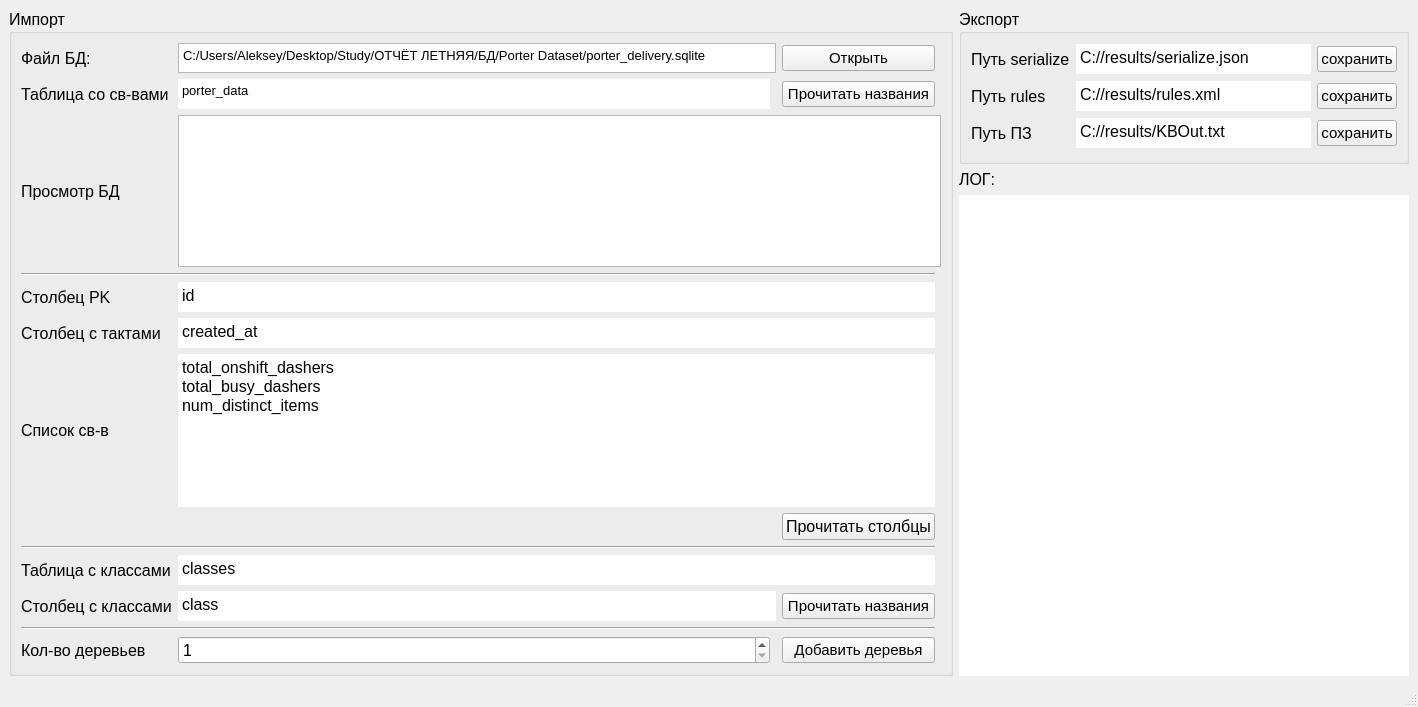
<?xml version="1.0" encoding="UTF-8"?>
<ui version="4.0">
 <class>MainWindow</class>
 <widget class="QMainWindow" name="MainWindow">
  <property name="geometry">
   <rect>
    <x>0</x>
    <y>0</y>
    <width>1418</width>
    <height>707</height>
   </rect>
  </property>
  <property name="windowTitle">
   <string>MainWindow</string>
  </property>
  <widget class="QWidget" name="centralwidget">
   <layout class="QGridLayout" name="gridLayout_3">
    <item row="0" column="0" rowspan="3">
     <widget class="QGroupBox" name="groupBox">
      <property name="font">
       <font>
        <pointsize>12</pointsize>
       </font>
      </property>
      <property name="title">
       <string>Импорт</string>
      </property>
      <layout class="QGridLayout" name="gridLayout">
       <item row="12" column="0">
        <widget class="QLabel" name="label_10">
         <property name="font">
          <font>
           <pointsize>12</pointsize>
          </font>
         </property>
         <property name="text">
          <string>Столбец с классами</string>
         </property>
        </widget>
       </item>
       <item row="6" column="1" colspan="3">
        <widget class="QPlainTextEdit" name="teColumnTick">
         <property name="maximumSize">
          <size>
           <width>800</width>
           <height>30</height>
          </size>
         </property>
         <property name="font">
          <font>
           <pointsize>12</pointsize>
          </font>
         </property>
         <property name="frameShape">
          <enum>QFrame::NoFrame</enum>
         </property>
         <property name="frameShadow">
          <enum>QFrame::Sunken</enum>
         </property>
         <property name="plainText">
          <string>created_at</string>
         </property>
        </widget>
       </item>
       <item row="10" column="1" colspan="3">
        <widget class="QPlainTextEdit" name="teClassTable">
         <property name="maximumSize">
          <size>
           <width>800</width>
           <height>30</height>
          </size>
         </property>
         <property name="font">
          <font>
           <pointsize>12</pointsize>
          </font>
         </property>
         <property name="frameShape">
          <enum>QFrame::NoFrame</enum>
         </property>
         <property name="frameShadow">
          <enum>QFrame::Sunken</enum>
         </property>
         <property name="plainText">
          <string>classes</string>
         </property>
        </widget>
       </item>
       <item row="8" column="3">
        <widget class="QPushButton" name="btnReadColums">
         <property name="text">
          <string>Прочитать столбцы</string>
         </property>
        </widget>
       </item>
       <item row="2" column="3">
        <widget class="QPushButton" name="btnReadTable">
         <property name="font">
          <font>
           <pointsize>11</pointsize>
          </font>
         </property>
         <property name="text">
          <string>Прочитать названия</string>
         </property>
        </widget>
       </item>
       <item row="12" column="1" colspan="2">
        <widget class="QPlainTextEdit" name="teClassColumn">
         <property name="maximumSize">
          <size>
           <width>800</width>
           <height>30</height>
          </size>
         </property>
         <property name="font">
          <font>
           <pointsize>12</pointsize>
          </font>
         </property>
         <property name="frameShape">
          <enum>QFrame::NoFrame</enum>
         </property>
         <property name="frameShadow">
          <enum>QFrame::Sunken</enum>
         </property>
         <property name="plainText">
          <string>class</string>
         </property>
        </widget>
       </item>
       <item row="0" column="3">
        <widget class="QPushButton" name="btnOpenDB">
         <property name="font">
          <font>
           <pointsize>11</pointsize>
          </font>
         </property>
         <property name="text">
          <string>Открыть</string>
         </property>
        </widget>
       </item>
       <item row="10" column="0">
        <widget class="QLabel" name="label_6">
         <property name="font">
          <font>
           <pointsize>12</pointsize>
          </font>
         </property>
         <property name="text">
          <string>Таблица с классами</string>
         </property>
        </widget>
       </item>
       <item row="14" column="0">
        <widget class="QLabel" name="label_7">
         <property name="font">
          <font>
           <pointsize>12</pointsize>
          </font>
         </property>
         <property name="text">
          <string>Кол-во деревьев</string>
         </property>
        </widget>
       </item>
       <item row="2" column="1">
        <widget class="QPlainTextEdit" name="teAttrName">
         <property name="maximumSize">
          <size>
           <width>800</width>
           <height>30</height>
          </size>
         </property>
         <property name="font">
          <font>
           <pointsize>10</pointsize>
          </font>
         </property>
         <property name="frameShape">
          <enum>QFrame::NoFrame</enum>
         </property>
         <property name="frameShadow">
          <enum>QFrame::Sunken</enum>
         </property>
         <property name="plainText">
          <string>porter_data</string>
         </property>
        </widget>
       </item>
       <item row="13" column="0" colspan="4">
        <widget class="Line" name="line_2">
         <property name="orientation">
          <enum>Qt::Horizontal</enum>
         </property>
        </widget>
       </item>
       <item row="6" column="0">
        <widget class="QLabel" name="label_4">
         <property name="font">
          <font>
           <pointsize>12</pointsize>
          </font>
         </property>
         <property name="text">
          <string>Столбец с тактами</string>
         </property>
        </widget>
       </item>
       <item row="9" column="0" colspan="4">
        <widget class="Line" name="line">
         <property name="orientation">
          <enum>Qt::Horizontal</enum>
         </property>
        </widget>
       </item>
       <item row="14" column="1">
        <widget class="QSpinBox" name="sbTreeCount">
         <property name="font">
          <font>
           <pointsize>12</pointsize>
          </font>
         </property>
         <property name="minimum">
          <number>1</number>
         </property>
         <property name="maximum">
          <number>10000</number>
         </property>
         <property name="value">
          <number>1</number>
         </property>
        </widget>
       </item>
       <item row="5" column="1" colspan="3">
        <widget class="QPlainTextEdit" name="tePK">
         <property name="maximumSize">
          <size>
           <width>800</width>
           <height>30</height>
          </size>
         </property>
         <property name="font">
          <font>
           <pointsize>12</pointsize>
          </font>
         </property>
         <property name="frameShape">
          <enum>QFrame::NoFrame</enum>
         </property>
         <property name="frameShadow">
          <enum>QFrame::Sunken</enum>
         </property>
         <property name="plainText">
          <string>id</string>
         </property>
        </widget>
       </item>
       <item row="14" column="3">
        <widget class="QPushButton" name="btnAddTrees">
         <property name="font">
          <font>
           <pointsize>11</pointsize>
          </font>
         </property>
         <property name="text">
          <string>Добавить деревья</string>
         </property>
        </widget>
       </item>
       <item row="4" column="0" colspan="4">
        <widget class="Line" name="line_3">
         <property name="orientation">
          <enum>Qt::Horizontal</enum>
         </property>
        </widget>
       </item>
       <item row="12" column="3">
        <widget class="QPushButton" name="btnReadClasses">
         <property name="font">
          <font>
           <pointsize>11</pointsize>
          </font>
         </property>
         <property name="text">
          <string>Прочитать названия</string>
         </property>
        </widget>
       </item>
       <item row="2" column="0">
        <widget class="QLabel" name="label_2">
         <property name="font">
          <font>
           <pointsize>12</pointsize>
          </font>
         </property>
         <property name="text">
          <string>Таблица со св-вами</string>
         </property>
        </widget>
       </item>
       <item row="5" column="0">
        <widget class="QLabel" name="label_3">
         <property name="font">
          <font>
           <pointsize>12</pointsize>
          </font>
         </property>
         <property name="text">
          <string>Столбец PK</string>
         </property>
        </widget>
       </item>
       <item row="3" column="1" colspan="4">
        <widget class="QTableView" name="tableView">
         <property name="font">
          <font>
           <pointsize>9</pointsize>
          </font>
         </property>
        </widget>
       </item>
       <item row="7" column="1" colspan="3">
        <widget class="QPlainTextEdit" name="teAllAttrs">
         <property name="minimumSize">
          <size>
           <width>0</width>
           <height>105</height>
          </size>
         </property>
         <property name="maximumSize">
          <size>
           <width>16777215</width>
           <height>50000</height>
          </size>
         </property>
         <property name="font">
          <font>
           <pointsize>12</pointsize>
          </font>
         </property>
         <property name="frameShape">
          <enum>QFrame::NoFrame</enum>
         </property>
         <property name="frameShadow">
          <enum>QFrame::Sunken</enum>
         </property>
         <property name="plainText">
          <string>total_onshift_dashers
total_busy_dashers
num_distinct_items</string>
         </property>
        </widget>
       </item>
       <item row="0" column="1" colspan="2">
        <widget class="QPlainTextEdit" name="teDBFile">
         <property name="maximumSize">
          <size>
           <width>16777215</width>
           <height>30</height>
          </size>
         </property>
         <property name="font">
          <font>
           <pointsize>10</pointsize>
          </font>
         </property>
         <property name="plainText">
          <string>C:/Users/Aleksey/Desktop/Study/ОТЧЁТ ЛЕТНЯЯ/БД/Porter Dataset/porter_delivery.sqlite</string>
         </property>
        </widget>
       </item>
       <item row="0" column="0">
        <widget class="QLabel" name="label">
         <property name="font">
          <font>
           <pointsize>12</pointsize>
          </font>
         </property>
         <property name="text">
          <string>Файл БД:</string>
         </property>
        </widget>
       </item>
       <item row="3" column="0">
        <widget class="QLabel" name="label_11">
         <property name="text">
          <string>Просмотр БД</string>
         </property>
        </widget>
       </item>
       <item row="7" column="0">
        <widget class="QLabel" name="label_5">
         <property name="font">
          <font>
           <pointsize>12</pointsize>
          </font>
         </property>
         <property name="text">
          <string>Список св-в</string>
         </property>
        </widget>
       </item>
      </layout>
     </widget>
    </item>
    <item row="1" column="1">
     <widget class="QLabel" name="label_8">
      <property name="maximumSize">
       <size>
        <width>450</width>
        <height>16777215</height>
       </size>
      </property>
      <property name="font">
       <font>
        <pointsize>12</pointsize>
       </font>
      </property>
      <property name="text">
       <string>ЛОГ:</string>
      </property>
     </widget>
    </item>
    <item row="2" column="1">
     <widget class="QTextEdit" name="teLog">
      <property name="maximumSize">
       <size>
        <width>450</width>
        <height>16777215</height>
       </size>
      </property>
      <property name="font">
       <font>
        <pointsize>13</pointsize>
       </font>
      </property>
      <property name="frameShape">
       <enum>QFrame::NoFrame</enum>
      </property>
     </widget>
    </item>
    <item row="0" column="1">
     <widget class="QGroupBox" name="groupBox_2">
      <property name="maximumSize">
       <size>
        <width>450</width>
        <height>155</height>
       </size>
      </property>
      <property name="font">
       <font>
        <pointsize>12</pointsize>
       </font>
      </property>
      <property name="title">
       <string>Экспорт</string>
      </property>
      <layout class="QGridLayout" name="gridLayout_2">
       <item row="2" column="1">
        <widget class="QPlainTextEdit" name="ExportDirP">
         <property name="maximumSize">
          <size>
           <width>16777215</width>
           <height>30</height>
          </size>
         </property>
         <property name="font">
          <font>
           <pointsize>12</pointsize>
          </font>
         </property>
         <property name="frameShape">
          <enum>QFrame::NoFrame</enum>
         </property>
         <property name="plainText">
          <string>C://results/KBOut.txt</string>
         </property>
        </widget>
       </item>
       <item row="0" column="1">
        <widget class="QPlainTextEdit" name="teExportDirS">
         <property name="maximumSize">
          <size>
           <width>16777215</width>
           <height>30</height>
          </size>
         </property>
         <property name="font">
          <font>
           <pointsize>12</pointsize>
          </font>
         </property>
         <property name="frameShape">
          <enum>QFrame::NoFrame</enum>
         </property>
         <property name="plainText">
          <string>C://results/serialize.json</string>
         </property>
        </widget>
       </item>
       <item row="2" column="0">
        <widget class="QLabel" name="label_12">
         <property name="font">
          <font>
           <pointsize>12</pointsize>
          </font>
         </property>
         <property name="text">
          <string>Путь ПЗ</string>
         </property>
        </widget>
       </item>
       <item row="1" column="0">
        <widget class="QLabel" name="label_9">
         <property name="font">
          <font>
           <pointsize>12</pointsize>
          </font>
         </property>
         <property name="text">
          <string>Путь rules</string>
         </property>
        </widget>
       </item>
       <item row="1" column="1">
        <widget class="QPlainTextEdit" name="teExportDirR">
         <property name="maximumSize">
          <size>
           <width>16777215</width>
           <height>30</height>
          </size>
         </property>
         <property name="font">
          <font>
           <pointsize>12</pointsize>
          </font>
         </property>
         <property name="frameShape">
          <enum>QFrame::NoFrame</enum>
         </property>
         <property name="plainText">
          <string>C://results/rules.xml</string>
         </property>
        </widget>
       </item>
       <item row="0" column="2">
        <widget class="QPushButton" name="btnExportDirS">
         <property name="font">
          <font>
           <pointsize>11</pointsize>
          </font>
         </property>
         <property name="text">
          <string>сохранить</string>
         </property>
        </widget>
       </item>
       <item row="0" column="0">
        <widget class="QLabel" name="label_13">
         <property name="font">
          <font>
           <pointsize>12</pointsize>
          </font>
         </property>
         <property name="text">
          <string>Путь serialize</string>
         </property>
        </widget>
       </item>
       <item row="1" column="2">
        <widget class="QPushButton" name="btnExportDirR">
         <property name="font">
          <font>
           <pointsize>11</pointsize>
          </font>
         </property>
         <property name="text">
          <string>сохранить</string>
         </property>
        </widget>
       </item>
       <item row="2" column="2">
        <widget class="QPushButton" name="btnExportDirP">
         <property name="font">
          <font>
           <pointsize>11</pointsize>
          </font>
         </property>
         <property name="text">
          <string>сохранить</string>
         </property>
        </widget>
       </item>
      </layout>
     </widget>
    </item>
   </layout>
  </widget>
  <widget class="QMenuBar" name="menubar">
   <property name="geometry">
    <rect>
     <x>0</x>
     <y>0</y>
     <width>1418</width>
     <height>22</height>
    </rect>
   </property>
  </widget>
  <widget class="QStatusBar" name="statusbar"/>
 </widget>
 <resources/>
 <connections/>
</ui>
